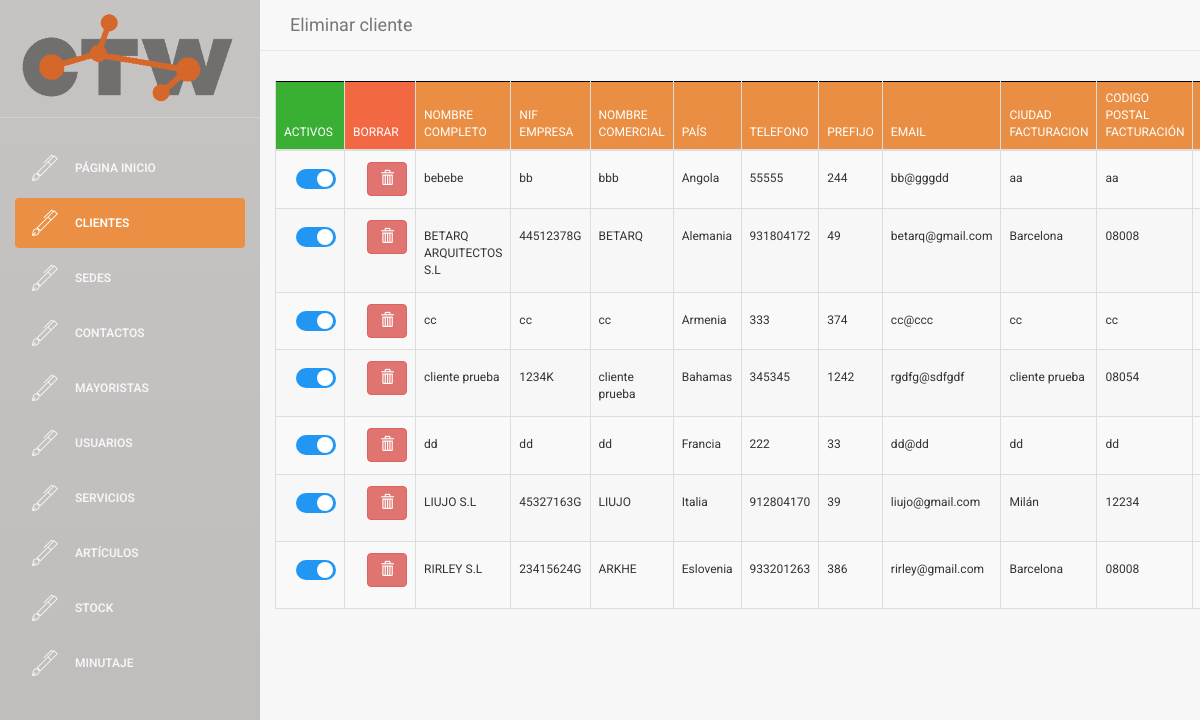
The app's page /buscador/buscador_clientes.php (signed in) with its own data.
### tables this page shows
CREATE TABLE `CLIENTE` (
  `NIF_EMPRESA` varchar(9) NOT NULL,
  `nombre_comercial` varchar(35) NOT NULL,
  `nombre_completo` varchar(60) NOT NULL,
  `telefono` int(9) NOT NULL,
  `email` varchar(30) NOT NULL,
  `ciudad_facturacion` varchar(25) NOT NULL,
  `codigo_postal_facturacion` varchar(10) NOT NULL,
  `calle_facturacion` varchar(30) NOT NULL,
  `numero_facturacion` varchar(8) NOT NULL,
  `ciudad_envio` varchar(25) NOT NULL,
  `codigo_postal_envio` varchar(10) NOT NULL,
  `calle_envio` varchar(30) NOT NULL,
  `numero_envio` varchar(8) NOT NULL,
  `IBAN` varchar(34) NOT NULL,
  `SEPA` tinyint(1) NOT NULL,
  `pais` varchar(30) DEFAULT NULL,
  `prefijo` int(5) DEFAULT NULL,
  `activo` tinyint(1) NOT NULL
);

### web/assets/php/selects.php (called while the page is built, shortened)
<?php
function select_all_cliente(){
    $conn = connect();
    $sql = "SELECT *
    FROM CLIENTE
    ORDER BY nombre_completo asc";
    $data = $conn->query($sql);
    return $data;
  }
?>

### web/buscador/buscador_clientes.php (the view, shortened to what this page needs)
    <!doctype html>
<?php
include('../assets/php/selects.php');
if($_SESSION["login_done"]==true){
?>
<html lang="en">
<head>
    <link rel="stylesheet" href="https://maxcdn.bootstrapcdn.com/bootstrap/3.3.6/css/bootstrap.min.css">
    <link rel="stylesheet" href="https://cdn.datatables.net/1.10.12/css/dataTables.bootstrap.min.css">
    <link href="../assets/css/bootstrap.min.css" rel="stylesheet" />
    <link href="../assets/css/animate.min.css" rel="stylesheet"/>
    <link href="../assets/css/light-bootstrap-dashboard.css" rel="stylesheet"/>
    <link href="../assets/css/demo.css" rel="stylesheet" />
    <link href="http://maxcdn.bootstrapcdn.com/font-awesome/4.2.0/css/font-awesome.min.css" rel="stylesheet">
    <link href="../assets/css/pe-icon-7-stroke.css" rel="stylesheet" />
    <link href="http://cdnjs.cloudflare.com/ajax/libs/x-editable/1.5.0/bootstrap3-editable/css/bootstrap-editable.css" rel="stylesheet"/>
    <link href="../assets/css/table_editor.css" rel="stylesheet"/>
    <link href="../assets/css/table.css" rel="stylesheet"/>
    <link href="../assets/css/table2.css" rel="stylesheet"/>
    <link href="../assets/css/table4.css" rel="stylesheet"/>
    <link href="../assets/css/insert.css" rel="stylesheet" />
    <link href="../assets/css/micss.css" rel="stylesheet" />
    <link href="../assets/css/csscheckbox.css" rel="stylesheet" />
</head>
<body>
<div class="wrapper">
    <div class="sidebar">
        <div class="sidebar-wrapper">
            <div class="logo">
                <a href="../"><img src="../assets/img/ctw_logo.gif" alt="CTW Logo"></a>
            </div>
            <ul class="nav">
                <li>
                    <a href="../index.php">
                        <i class="pe-7s-pen"></i>
                        <p>PÁGINA INICIO</p>
                    </a>
                </li>
                <li class="active">
                    <a href="buscador_clientes.php">
                        <i class="pe-7s-pen"></i>
                        <p>Clientes</p>
                    </a>
                </li>
                <li>
                    <a href="buscador_sedes.php">
                        <i class="pe-7s-pen"></i>
                        <p>Sedes</p>
                    </a>
                </li>
                <li>
                    <a href="buscador_contactos.php">
                        <i class="pe-7s-pen"></i>
                        <p>Contactos</p>
                    </a>
                </li>
                <li>
                    <a href="buscador_mayoristas.php">
                        <i class="pe-7s-pen"></i>
                        <p>Mayoristas</p>
                    </a>
                </li>
                <li>
                    <a href="buscador_usuarios.php">
                        <i class="pe-7s-pen"></i>
                        <p>Usuarios</p>
                    </a>
                </li>
                <li>
                    <a href="buscador_servicios.php">
                        <i class="pe-7s-pen"></i>
                        <p>Servicios</p>
                    </a>
                </li>
                <li>
                    <a href="buscador_articulos.php">
                        <i class="pe-7s-pen"></i>
                        <p>Artículos</p>
                    </a>
                </li>
                <li>
                    <a href="buscador_stock.php">
                        <i class="pe-7s-pen"></i>
                        <p>Stock</p>
                    </a>
                </li>
                <li>
                    <a href="buscador_minutaje.php">
                        <i class="pe-7s-pen"></i>
                        <p>Minutaje</p>
                    </a>
                </li>
            </ul>
        </div>
    </div>
    <div class="main-panel">
        <nav class="navbar2 navbar-default navbar-fixed">
            <div class="container-fluid">
                <div class="navbar-header">
                    <a class="navbar-brand">Eliminar cliente</a>
                </div>
                <div class="collapse navbar-collapse">
                </div>
            </div>
        </nav>
        <div class="content2">
            <div class="container-fluid">
                <div class="row">
                    <div >
                        <div >
                                <table id="buscador_cliente" class="table table-striped table-bordered">
                                    <thead>
                                        <tr>
                                            <th style="background-color: #39AF33; width: 3px;">Activos</th>
                                            <th style="background-color: #F26842; width: 3px;">Borrar</th>
                                            <th>Nombre completo</th>
                                            <th>NIF empresa</th>
                                            <th>Nombre comercial</th>
                                            <th>País</th>
                                            <th>Telefono</th>
                                            <th>Prefijo</th>
                                            <th>Email</th>
                                            <th>Ciudad facturacion</th>
                                            <th>Codigo postal facturación</th>
                                            <th>Calle facturación</th>
                                        </tr>
                                    </thead>
                                    <tbody>
                                        <?php
                                            $data = select_all_cliente();
                                            if ($data->num_rows > 0) {
                                                 while($row = $data->fetch_assoc()) {
                                                    $pk = $row['NIF_EMPRESA'];
                                        ?>
                                                    <tr>
                                                        <td><label style="margin-top: 10px; margin-left:12px;" class="switcha"><input  type="checkbox" checked><div  class="slider rounda"></div></label></td>
                                                        <td><button style="margin-top: 3px; margin-left:14px;" class="btn btn-danger" onclick="preguntar(<?php
                                                                $nombre_fichero = '../assets/php/delete/delete_cliente.php';
                                                                if (file_exists($nombre_fichero)) {
                                                                    echo $row['NIF_EMPRESA'];
                                                                } else {
                                                                    echo 0;
                                                                }
                                                        ?>)"><i class="glyphicon glyphicon-trash"></i></button></td>
                                                        <td><label style="margin-top: 11px;"><a href="#" class="nombre_completo" data-pk=<?php echo "\"$pk\""; ?>><?php echo $row['nombre_completo']?> </a></label></td>
                                                        <td><label style="margin-top: 11px;"><a href="#" class="NIF_EMPRESA" data-pk=<?php echo "\"$pk\""; ?>><?php echo $row['NIF_EMPRESA'] ?></a></label></td>
                                                        <td><label style="margin-top: 11px;"><a href="#" class="nombre_comercial" data-pk=<?php echo "\"$pk\""; ?>><?php echo $row['nombre_comercial']?> </a></label></td>
                                                        <td><label style="margin-top: 11px;"><a href="#" class="pais" data-pk=<?php echo "\"$pk\""; ?>><?php echo $row['pais']?> </a></label></td>
                                                        <td><label style="margin-top: 11px;"><a href="#" class="telefono" data-pk=<?php echo "\"$pk\""; ?>><?php echo $row['telefono']?> </a></label></td>
                                                        <td><label style="margin-top: 11px;"><a href="#" class="prefijo" data-pk=<?php echo "\"$pk\""; ?>><?php echo $row['prefijo']?> </a></label></td>
                                                        <td><label style="margin-top: 11px;"><a href="#" class="email" data-pk=<?php echo "\"$pk\""; ?>><?php echo $row['email']?> </a></label></td>
                                                        <td><label style="margin-top: 11px;"><a href="#" class="ciudad_facturacion" data-pk=<?php echo "\"$pk\""; ?>><?php echo $row['ciudad_facturacion']?> </a></label></td>
                                                        <td><label style="margin-top: 11px;"><a href="#" class="codigo_postal_facturacion" data-pk=<?php echo "\"$pk\""; ?>><?php echo $row['codigo_postal_facturacion']?> </a></label></td>
                                                        <td><label style="margin-top: 11px;"><a href="#" class="calle_facturacion" data-pk=<?php echo "\"$pk\""; ?>><?php echo $row['calle_facturacion']?> </a></label></td>
                                                    </tr>
                                        <?php
                                                 }
                                            } else {
                                                 echo "0 results";
                                            }
                                        ?>
                                    </tbody>
                                </table>
                        </div>
                    </div>
                </div>
            </div>
        </div>
    </div>
</div>
</body>
</html>
<?php
}else{
    echo "false";
    header("location:../index.php");
}
?>

### web/assets/css/table_editor.css (style rules this page uses)
a, a:hover { color: #000; }

### web/assets/css/table.css (style rules this page uses)
table { border: none; }
table thead, table tfoot { background-color: #e98e42; border: 1px solid black; }
a, a:hover { color: #000; }

### web/assets/css/insert.css (style rules this page uses)
* { margin: 0; padding: 0; box-sizing: border-box; -webkit-box-sizing: border-box; -moz-box-sizing: border-box; -webkit-font-smoothing: antialiased; -moz-font-smoothing: antialiased; -o-font-smoothing: antialiased; font-smoothing: antialiased; text-rendering: optimizeLegibility; }
body { font-family: "Roboto", Helvetica, Arial, sans-serif; font-weight: 100; font-size: 12px; line-height: 30px; color: #777; }

### web/assets/css/csscheckbox.css (style rules this page uses)
.switcha { position: relative; display: inline-block; width: 40px; height: 20px; }
.slider { position: absolute; cursor: pointer; top: 0; left: 0; right: 0; bottom: 0; background-color: #ccc; -webkit-transition: .4s; transition: .4s; }
.slider:before { position: absolute; content: ""; height: 16px; width: 16px; left: 2px; bottom: 2px; background-color: white; -webkit-transition: .4s; transition: .4s; }
input:checked + .slider { background-color: #2196F3; }
input:checked + .slider:before { -webkit-transform: translateX(1px); -ms-transform: translateX(10px); transform: translateX(19px); }
.slider.rounda { border-radius: 34px; }
.slider.rounda:before { border-radius: 50%; }

### records on screen
cliente: nombre_completo "bebebe", NIF_EMPRESA "bb", nombre_comercial "bbb", pais "Angola", telefono "55555", prefijo "244", email "bb@gggdd", ciudad_facturacion "aa", codigo_postal_facturacion "aa"
cliente: nombre_completo "BETARQ ARQUITECTOS S.L", NIF_EMPRESA "44512378G", nombre_comercial "BETARQ", pais "Alemania", telefono "931804172", prefijo "49", email "betarq@gmail.com", ciudad_facturacion "Barcelona", codigo_postal_facturacion "08008"
cliente: nombre_completo "cc", NIF_EMPRESA "cc", nombre_comercial "cc", pais "Armenia", telefono "333", prefijo "374", email "cc@ccc", ciudad_facturacion "cc", codigo_postal_facturacion "cc"
cliente: nombre_completo "cliente prueba", NIF_EMPRESA "1234K", nombre_comercial "cliente prueba", pais "Bahamas", telefono "345345", prefijo "1242", email "rgdfg@sdfgdf", ciudad_facturacion "cliente prueba", codigo_postal_facturacion "08054"
cliente: nombre_completo "dd", NIF_EMPRESA "dd", nombre_comercial "dd", pais "Francia", telefono "222", prefijo "33", email "dd@dd", ciudad_facturacion "dd", codigo_postal_facturacion "dd"
cliente: nombre_completo "LIUJO S.L", NIF_EMPRESA "45327163G", nombre_comercial "LIUJO", pais "Italia", telefono "912804170", prefijo "39", email "liujo@gmail.com", ciudad_facturacion "Milán", codigo_postal_facturacion "12234"
cliente: nombre_completo "RIRLEY S.L", NIF_EMPRESA "23415624G", nombre_comercial "ARKHE", pais "Eslovenia", telefono "933201263", prefijo "386", email "rirley@gmail.com", ciudad_facturacion "Barcelona", codigo_postal_facturacion "08008"
